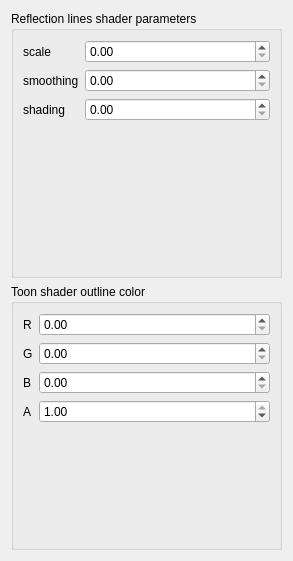
     <widget class="QWidget" name="playground_page">
      <property name="geometry">
       <rect>
        <x>0</x>
        <y>0</y>
        <width>293</width>
        <height>561</height>
       </rect>
      </property>
      <attribute name="label">
       <string>Playground</string>
      </attribute>
      <layout class="QVBoxLayout" name="verticalLayout_6">
       <item>
        <widget class="QGroupBox" name="groupBox_2">
         <property name="title">
          <string>Reflection lines shader parameters</string>
         </property>
         <layout class="QVBoxLayout" name="verticalLayout_8">
          <item>
           <layout class="QFormLayout" name="formLayout_5">
            <item row="0" column="0">
             <widget class="QLabel" name="scaleLabel">
              <property name="text">
               <string>scale</string>
              </property>
             </widget>
            </item>
            <item row="1" column="1">
             <widget class="QDoubleSpinBox" name="rl_smoothing_spin_box"/>
            </item>
            <item row="2" column="0">
             <widget class="QLabel" name="shadingLabel">
              <property name="text">
               <string>shading</string>
              </property>
             </widget>
            </item>
            <item row="1" column="0">
             <widget class="QLabel" name="smoothingLabel">
              <property name="text">
               <string>smoothing</string>
              </property>
             </widget>
            </item>
            <item row="2" column="1">
             <widget class="QDoubleSpinBox" name="rl_shading_spin_box"/>
            </item>
            <item row="0" column="1">
             <widget class="QDoubleSpinBox" name="rl_scale_spin_box"/>
            </item>
           </layout>
          </item>
         </layout>
        </widget>
       </item>
       <item>
        <widget class="QGroupBox" name="groupBox_3">
         <property name="title">
          <string>Toon shader outline color</string>
         </property>
         <layout class="QVBoxLayout" name="verticalLayout_9">
          <item>
           <layout class="QFormLayout" name="formLayout_6">
            <item row="0" column="0">
             <widget class="QLabel" name="rLabel">
              <property name="text">
               <string>R</string>
              </property>
             </widget>
            </item>
            <item row="0" column="1">
             <widget class="QDoubleSpinBox" name="toon_outline_r_spin_box">
              <property name="maximum">
               <double>1.000000000000000</double>
              </property>
              <property name="singleStep">
               <double>0.100000000000000</double>
              </property>
             </widget>
            </item>
            <item row="1" column="0">
             <widget class="QLabel" name="gLabel">
              <property name="text">
               <string>G</string>
              </property>
             </widget>
            </item>
            <item row="1" column="1">
             <widget class="QDoubleSpinBox" name="toon_outline_g_spin_box">
              <property name="maximum">
               <double>1.000000000000000</double>
              </property>
              <property name="singleStep">
               <double>0.100000000000000</double>
              </property>
             </widget>
            </item>
            <item row="2" column="0">
             <widget class="QLabel" name="bLabel">
              <property name="text">
               <string>B</string>
              </property>
             </widget>
            </item>
            <item row="2" column="1">
             <widget class="QDoubleSpinBox" name="toon_outline_b_spin_box">
              <property name="maximum">
               <double>1.000000000000000</double>
              </property>
              <property name="singleStep">
               <double>0.100000000000000</double>
              </property>
             </widget>
            </item>
            <item row="3" column="0">
             <widget class="QLabel" name="aLabel">
              <property name="text">
               <string>A</string>
              </property>
             </widget>
            </item>
            <item row="3" column="1">
             <widget class="QDoubleSpinBox" name="toon_outline_a_spin_box">
              <property name="maximum">
               <double>1.000000000000000</double>
              </property>
              <property name="singleStep">
               <double>0.100000000000000</double>
              </property>
              <property name="value">
               <double>1.000000000000000</double>
              </property>
             </widget>
            </item>
           </layout>
          </item>
         </layout>
        </widget>
       </item>
      </layout>
     </widget>
